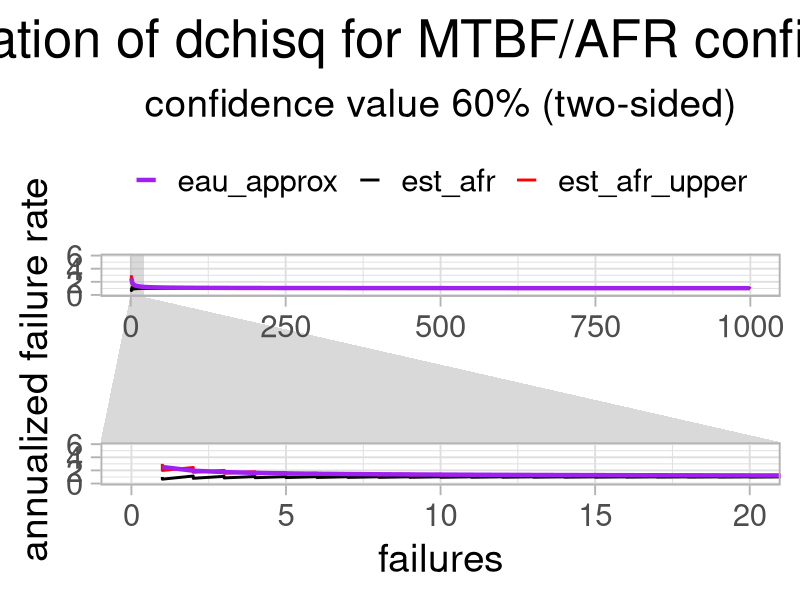
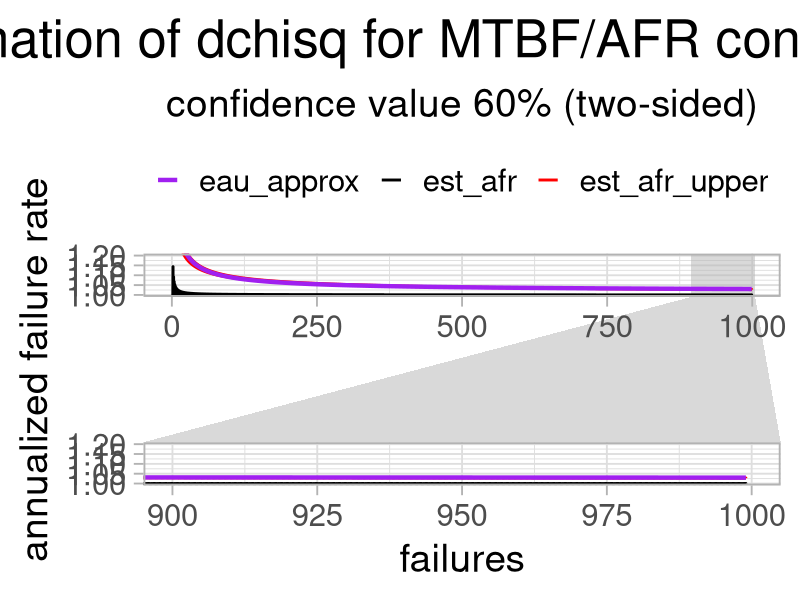
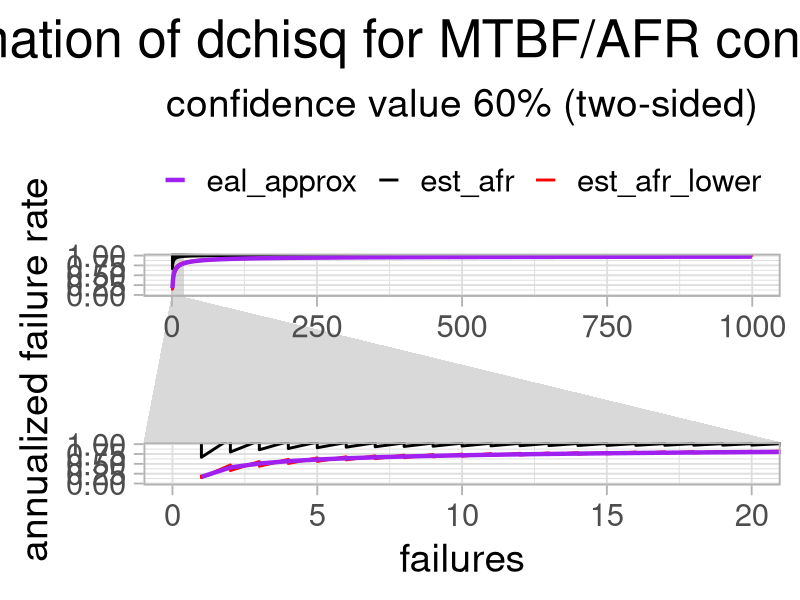
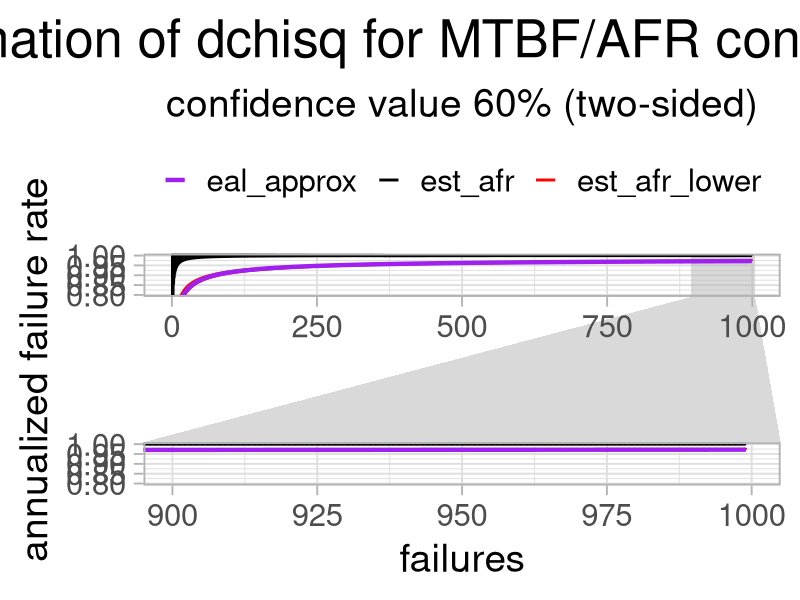
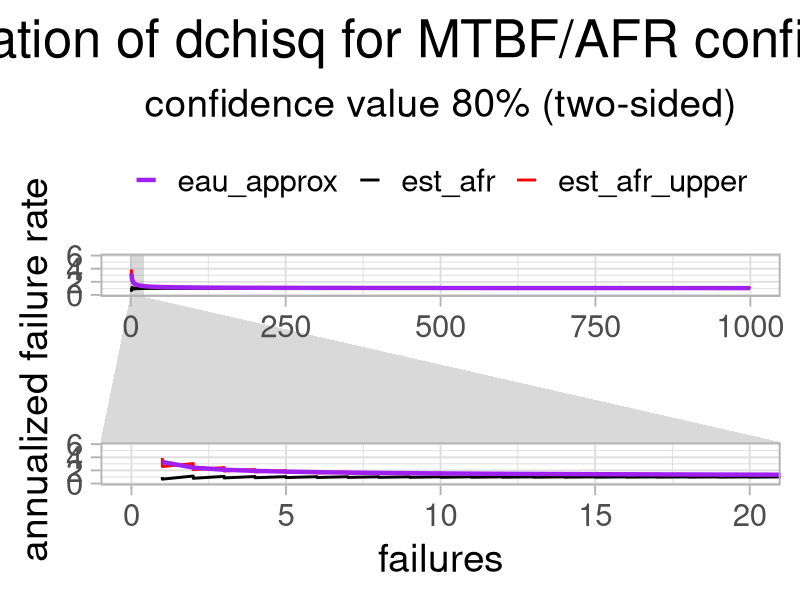
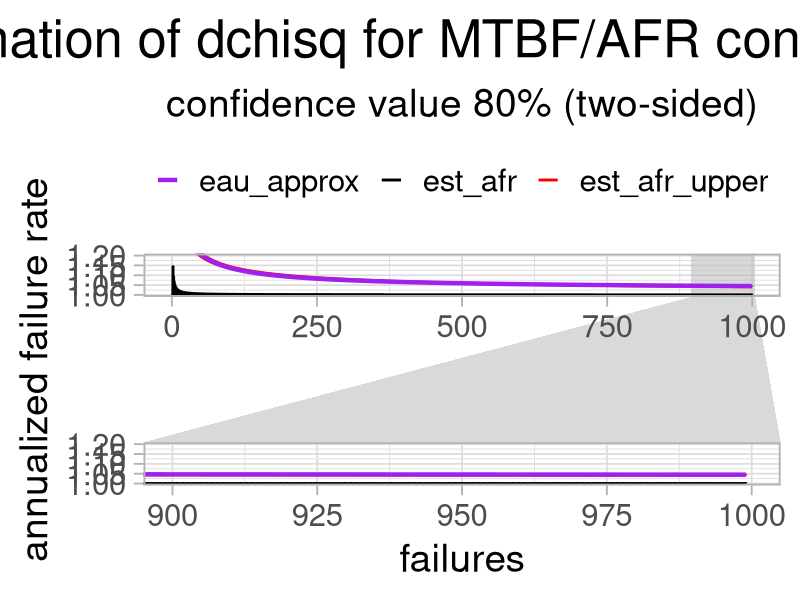
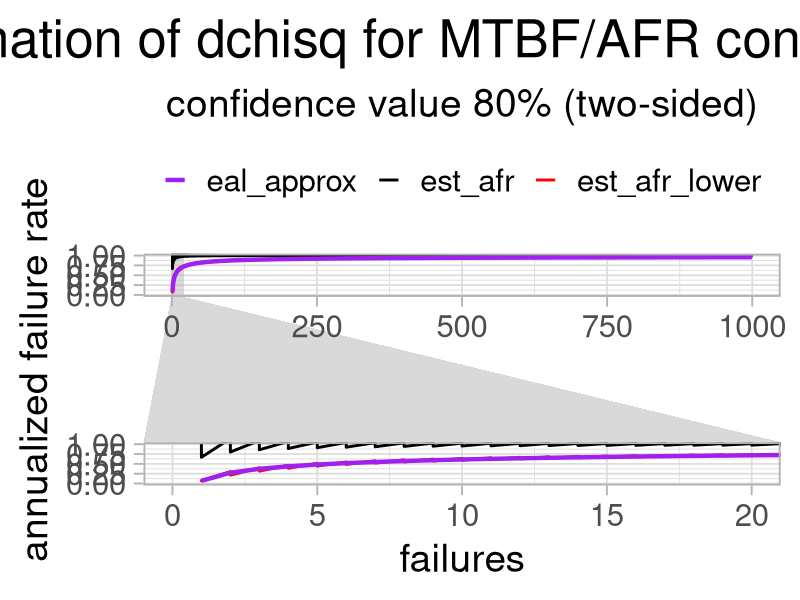
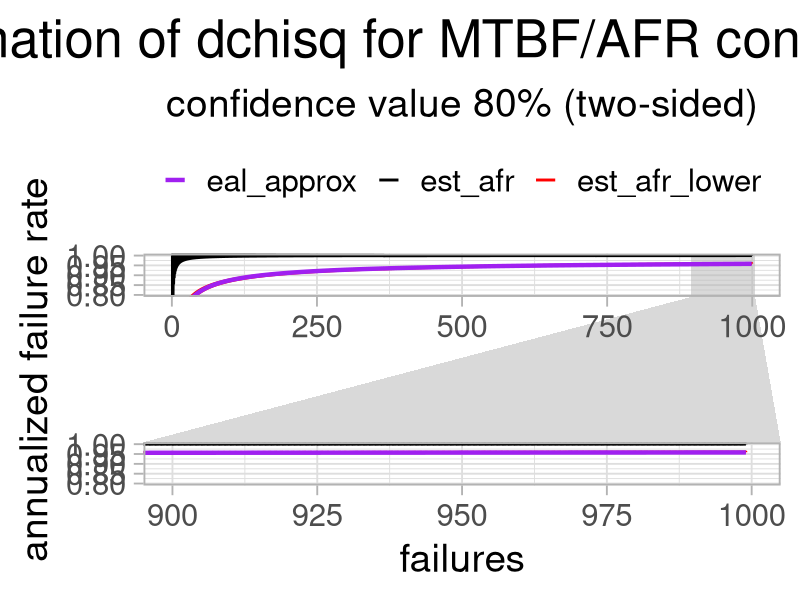

Generate these figures, in order, with R:
### Based on https://www.itl.nist.gov/div898/handbook/apr/section4/apr451.r
### from https://www.itl.nist.gov/div898/handbook/apr/section4/apr451.htm

### Code is as pretty as Drexl, needs a tidy and de-cut-and-paste

library('ggplot2')
##('grid')
##library('gridExtra')
library('ggforce')


### 1) The NIST refence example

## The qchisq function requires left tail probability inputs. 
## LOWER = T*2 / qchisq(1-alpha/2, df=2*(r+1))
## UPPER = T*2 / qchisq(alpha/2, df=2*r)

## Example.
LOWER=1600/ qchisq(0.95, df=6)
LOWER

##> [1] 127.0690

UPPER=1600 / qchisq(.05,df=4)
UPPER

##> [1] 2251.229


### 60%
LOWER=1600/ qchisq(0.70, df=6)
LOWER

##> [1] 127.0690

UPPER=1600 / qchisq(.30,df=4)
UPPER



### 2) Experimenting with code a bit

### Originally 5000 miscellaneous things
### occasionally failing for around a month

# target_mtbf <- 5
target_mtbf <- 1
target_afr <- 1 / target_mtbf
# things <- 5000
things <- 365  ### to get one failure on day 1
duration_days <- 30 
duration_years <- duration_days / 365.25
total_runtime_years <- things * duration_years
actual_failures <- 17
target_failures <- total_runtime_years * (1 / target_mtbf)

estimated_mtbf <- total_runtime_years / actual_failures

### 90% two sided
confidence_level <- 90 / 100
confidence_one_side <- (1 - confidence_level) / 2
lower_mtbf <- 2 * total_runtime_years / qchisq(1 - confidence_one_side, df=2 * (actual_failures + 1))
upper_mtbf <- 2 * total_runtime_years / qchisq(confidence_one_side, df=2 * actual_failures)
actual_lower <- 1 / lower_mtbf * things * duration_years
actual_upper <- 1 / upper_mtbf * things * duration_years

writeLines(sprintf("%s\n%s\n%s\n%s\n", target_mtbf, estimated_mtbf, lower_mtbf, upper_mtbf))

writeLines(sprintf("%s\n%s\n%s\n%s\n", target_failures, actual_failures, actual_lower, actual_upper))



### 3) Time to draw some charts

lower_upper_mtbf <- function(total_runtime, observed_failures, confidence_level) {
  confidence_one_side <- (1 - confidence_level) / 2
  if (observed_failures > 0) {
    obs_mtbf <- total_runtime / observed_failures
    lower_mtbf <- 2 * total_runtime / qchisq(1 - confidence_one_side,
                                             df=2 * (observed_failures + 1))
    upper_mtbf <- 2 * total_runtime / qchisq(confidence_one_side,
                                             df=2 * observed_failures)
  } else {
    obs_mtbf <- Inf
    lower_mtbf <- total_runtime / (0 - log(confidence_one_side))
    upper_mtbf <- Inf
  }
  return(c(lower_mtbf, obs_mtbf, upper_mtbf))
}


filebase <- "crr-hpp-approximation"

for (c_level in c(0.60, 0.80, 0.90, 0.95, 0.98, 0.99)) {
  x_days <- seq(1, 1000, by=0.25)
  typical_failures <- round(x_days / 365.25 * things * target_afr)
  mtbfs <- lapply(1:length(x_days),
                  function(idx) { lower_upper_mtbf(things * x_days[idx] / 365.25,
                                                   typical_failures[idx],
                                                   c_level)  })
  
  data <- data.frame(days=x_days,
                     failures=typical_failures,
                     est_mtbf=sapply(mtbfs, function(e) { e[2] } ),
                     est_mtbf_lower=sapply(mtbfs, function(e) { e[1] } ),
                     est_mtbf_upper=sapply(mtbfs, function(e) { e[3] } ),
                     est_afr=1 / sapply(mtbfs, function(e) { e[2] } ),
                     est_afr_lower=1 / sapply(mtbfs, function(e) { e[3] } ),
                     est_afr_upper=1 / sapply(mtbfs, function(e) { e[1] } )
  )
  
  
  ### Some guesswork going on here
  u_model1 <- lm(est_afr_upper ~ poly(failures, 1), data=data)
  u_model2 <- lm(est_afr_upper ~ poly(failures, 2), data=data)
  u_model3 <- nls(est_afr_upper~b / failures + a, data=data,
                  start=list(a=1, b=1))
  u_model4 <- nls(est_afr_upper~b * log(failures) + a, data=data,
                  start=list(a=1, b=1))
  u_model5 <- nls(est_afr_upper~1 / failures * b * log(failures) + a, data=data,
                  start=list(a=1, b=1))
  u_model6 <- nls(est_afr_upper~b / failures * log(failures + c) + a, data=data,
                  start=list(a=1, b=1, c=0))
  u_model7 <- nls(est_afr_upper~b * failures^d * log(failures + c) + a, data=data,
                  start=list(a=1, b=1, c=0, d=-1))
  
  l_model6 <- nls(est_afr_lower~b / failures * log(failures + c) + a, data=data,
                  start=list(a=1, b=1, c=0))
  ### d=-0.8 rather than -1 to avoid
  ### In log(failures + c) : NaNs produced
  l_model7 <- nls(est_afr_lower~b * failures^d * log(failures + c) + a, data=data,
                  start=list(a=1, b=1, c=0, d=-0.8))

  data$est_afr_upper_approx <- predict(u_model7, data)
  data$est_afr_lower_approx <- predict(l_model7, data)
  
  g1 <- ggplot(data,
               aes(x=failures)) +
    ggtitle("Approximation of dchisq for MTBF/AFR confidence values",
            subtitle=paste0("confidence value ", c_level * 100, "% (two-sided)")) +
    theme_light(base_size=28) +
    theme(plot.title=element_text(hjust=0.5, size=38),
          plot.subtitle=element_text(hjust=0.5, size=28),
          legend.position="top",
          legend.title=element_blank()) +
    geom_line(aes(y=est_afr, color='est_afr'), linewidth=1) + 
    geom_line(aes(y=est_afr_upper, color='est_afr_upper'), linewidth=1) +
    geom_line(aes(y=est_afr_upper_approx, color='eau_approx'), linewidth=1.5) +
    scale_colour_manual("", values=c("est_afr"="black",
                                     "est_afr_upper"="red",
                                     "eau_approx"="purple")) +
    labs(y="annualized failure rate") +
    # HANGS with geom_label but ok with geom_text !?!?!?!
    # geom_label(
    #  label=paste(paste("model6", format(formula(model6)), collapse=""),
    #              paste(paste0(paste0(names(coef(model6)),"="),
    #                           signif(coef(model6), digits=6)), collapse=" "),
    #              sep="\n"),
    #  x=800,
    #  y=2,
    #  hjust=1,
    #  vjust=0.5,
    #  label.padding = unit(0.4, "lines"),
  #  label.size = 0.5
  # ) + 
  # geom_text(label="test2",x=Inf,y=Inf, hjust=1, vjust=1, size=8) +
  geom_text(
    label=paste("",
                paste("model7", format(formula(u_model7)), collapse=""),
                paste(paste0(paste0(names(coef(u_model7)),"="),
                             signif(coef(u_model7), digits=6)), collapse=" "),
                sep="\n"),
    x=Inf,
    y=Inf,
    hjust=1,
    vjust=1,
    size=8
  )
  
  g1a <- g1 + coord_cartesian(ylim=c(0, 6)) + facet_zoom(xlim=c(0, 20), zoom.size=1)
  g1b <- g1 + coord_cartesian(ylim=c(1.0, 1.2)) + facet_zoom(xlim=c(900, 1000), zoom.size=1)
  
  filename <- sprintf("-v3-upper-%.2f-z1", c_level * 100)
  ggsave(paste(filebase, filename, ".png", sep=""),
         g1a,
         dpi=100, height=24, width=24, units="in", limitsize = FALSE)
  filename <- sprintf("-v2-upper-%.2f-z2", c_level * 100)
  ggsave(paste(filebase, filename, ".png", sep=""),
         g1b,
         dpi=100, height=24, width=24, units="in", limitsize = FALSE)

  
  g2 <- ggplot(data,
               aes(x=failures)) +
    ggtitle("Approximation of dchisq for MTBF/AFR confidence values",
            subtitle=paste0("confidence value ", c_level * 100, "% (two-sided)")) +
    theme_light(base_size=28) +
    theme(plot.title=element_text(hjust=0.5, size=38),
          plot.subtitle=element_text(hjust=0.5, size=28),
          legend.position="top",
          legend.title=element_blank()) +
    geom_line(aes(y=est_afr, color='est_afr'), linewidth=1) + 
    geom_line(aes(y=est_afr_lower, color='est_afr_lower'), linewidth=1) +
    geom_line(aes(y=est_afr_lower_approx, color='eal_approx'), linewidth=1.5) +
    scale_colour_manual("", values=c("est_afr"="black",
                                     "est_afr_lower"="red",
                                     "eal_approx"="purple")) +
    labs(y="annualized failure rate") +
    # HANGS with geom_label but ok with geom_text !?!?!?!
    # geom_label(
    #  label=paste(paste("model6", format(formula(model6)), collapse=""),
    #              paste(paste0(paste0(names(coef(model6)),"="),
    #                           signif(coef(model6), digits=6)), collapse=" "),
    #              sep="\n"),
    #  x=800,
    #  y=2,
    #  hjust=1,
    #  vjust=0.5,
    #  label.padding = unit(0.4, "lines"),
  #  label.size = 0.5
  # ) + 
  # geom_text(label="test2",x=Inf,y=Inf, hjust=1, vjust=1, size=8) +
  geom_text(
    label=paste(paste("model7", format(formula(l_model7)), collapse=""),
                paste(paste0(paste0(names(coef(l_model7)),"="),
                             signif(coef(l_model7), digits=6)), collapse=" "),
                "",
                sep="\n"),
    x=Inf,
    y=-Inf,
    hjust=1,
    vjust=0,
    size=8
  )
  
  g2a <- g2 + coord_cartesian(ylim=c(0.0, 1.0)) + facet_zoom(xlim=c(0, 20), zoom.size=1)
  g2b <- g2 + coord_cartesian(ylim=c(0.8, 1.0)) + facet_zoom(xlim=c(900, 1000), zoom.size=1)
  
  filename <- sprintf("-v3-lower-%.2f-z1", c_level * 100)
  ggsave(paste(filebase, filename, ".png", sep=""),
         g2a,
         dpi=100, height=24, width=24, units="in", limitsize = FALSE)
  filename <- sprintf("-v2-lower-%.2f-z2", c_level * 100)
  ggsave(paste(filebase, filename, ".png", sep=""),
         g2b,
         dpi=100, height=24, width=24, units="in", limitsize = FALSE)
  
}
